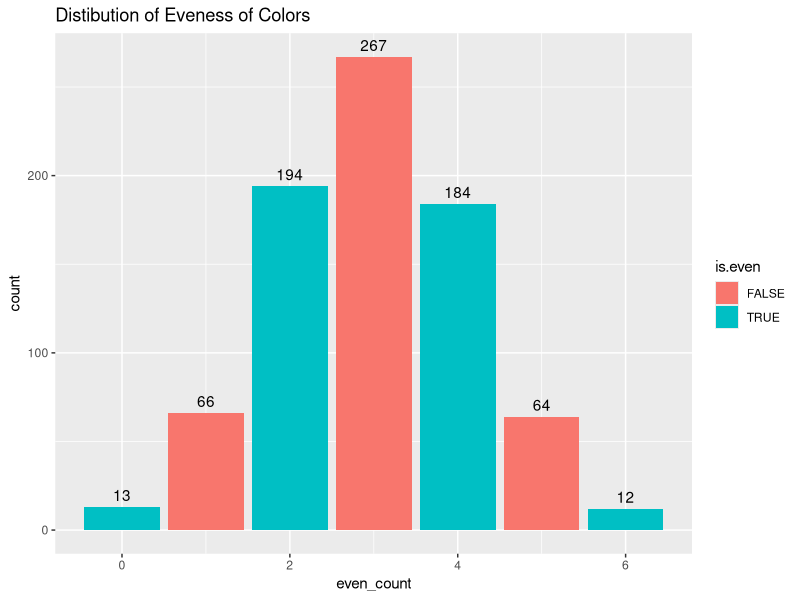
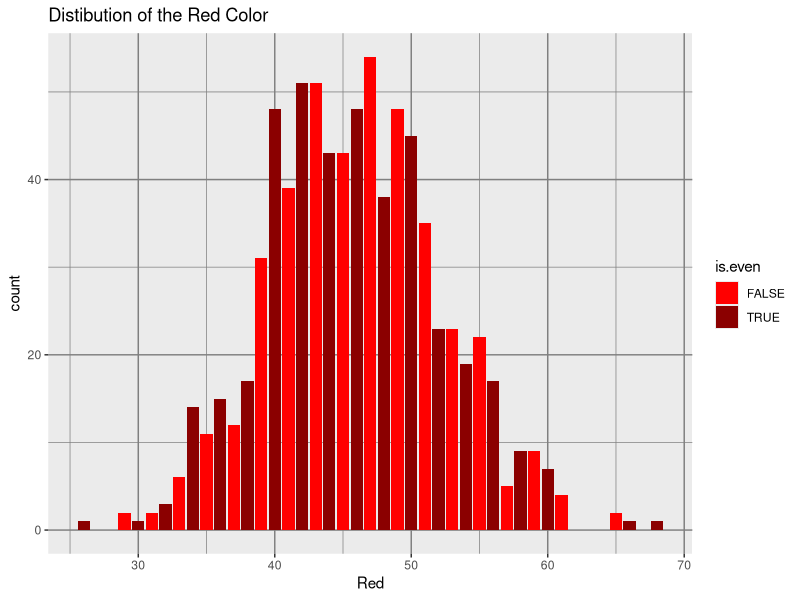
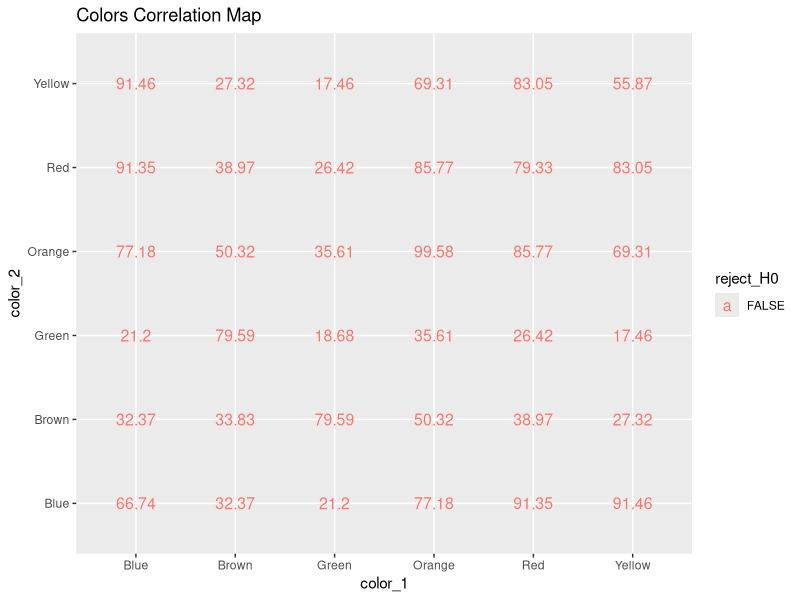
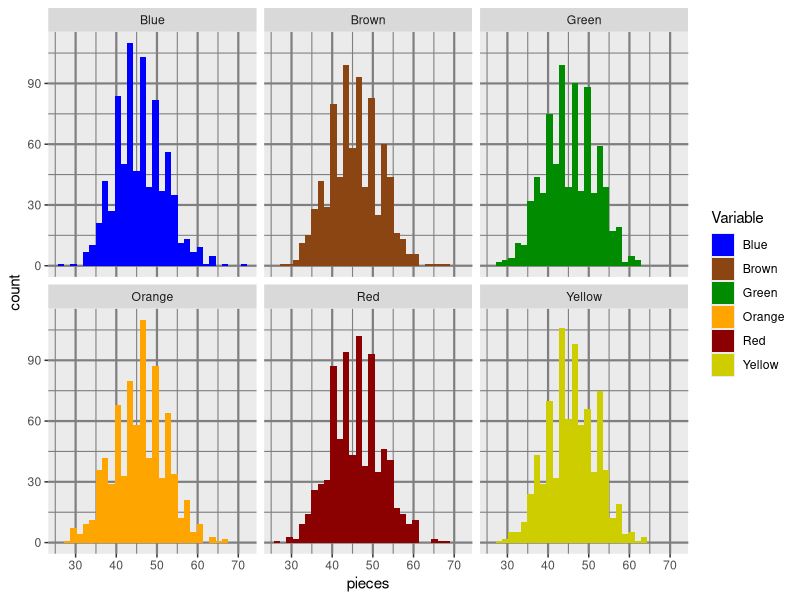
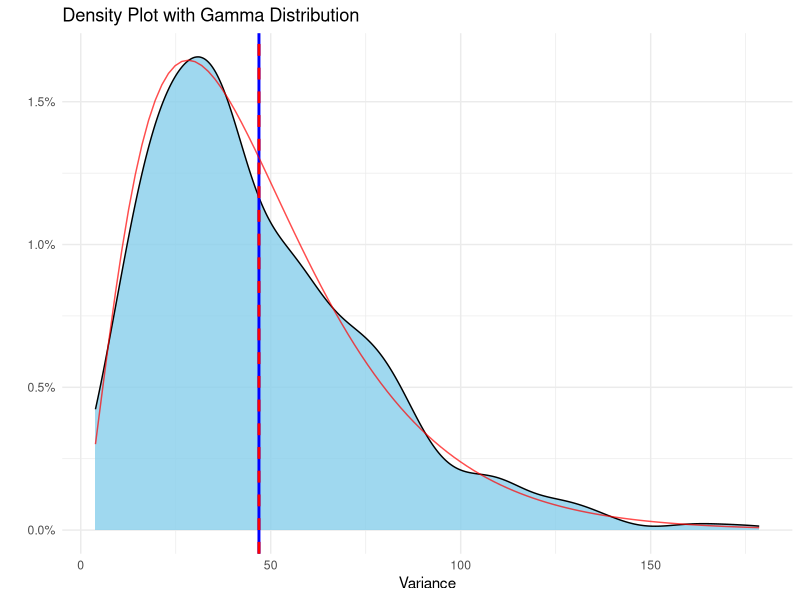
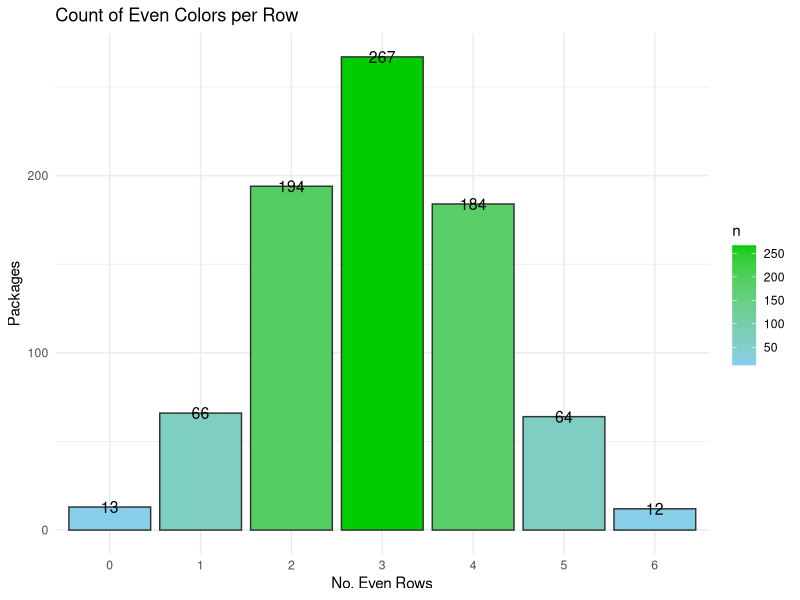
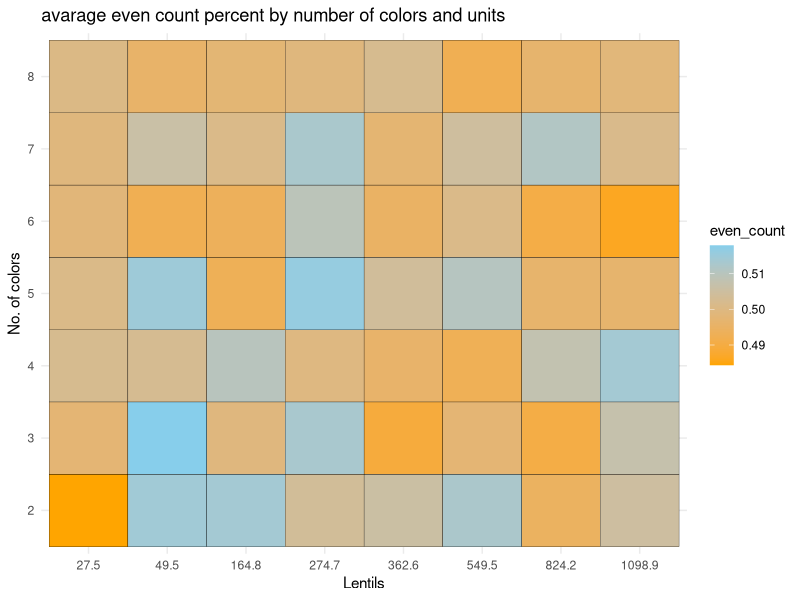
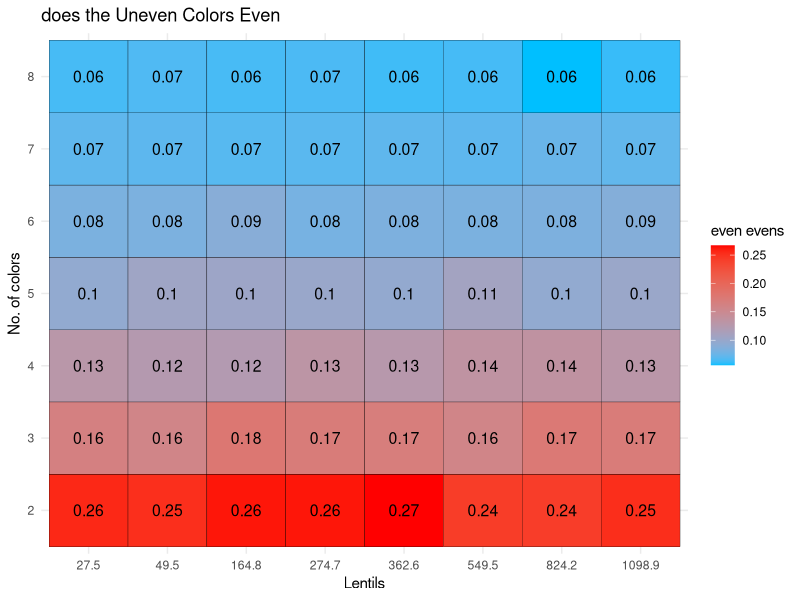

Source code (R) for these figures, in order:
## ---- chunk 1
library(tidyverse)
library(MASS) #calculate distribution parameters
library(scales)
## ---- chunk 2
#parameters
n<- 800            #numbers of bags per sample
n_color<- 6         #unique colors of M&M
gram<- 0.91         #weight of one M&M
bag_g<- 250         #common weight of M&M package
n_unit<- bag_g/gram #M&M per packagenm,
av_per_color= n_unit/n_color
paste0("The avarage number of lentils per color is ", round(av_per_color,2))
## ---- chunk 3
Create_bag<- function(x,tx) #create bag using sample vector
  {
  x<- floor(x)+sample(0:1,1)
  res<- matrix(nrow = 1, ncol = tx)
  colnames(res)<- 1:tx
  S_res<- sample(tx,x,replace = T)
  while(sum(table(S_res)>x))
  {S_res<- S_res[-1]}
  for (i in 1:tx) {
    res[,i] <- sum(S_res==i)
    }
  res}

sample_MnM<-function(n,x_units,t_colors) #create n bag using sample vector
  {
  res<- matrix(nrow = n, ncol = t_colors)
  for (i in 1:n)
    {res[i,]<- Create_bag(x= x_units,tx=t_colors)}
  res}
## ---- chunk 4
#example
print("One bag:")
Create_bag(100,6)
print("3 bags:")
sample_MnM(3,10,6) %>% 
   `colnames<-`(c(1:6)) %>% 
   `rownames<-`(c("Bag_1","Bag_2","Bag_3")) %>% 
   `colnames<-`(c("Red","Blue","Green", "Orange", "Yellow", "Brown"))
## ---- chunk 5
MnM_sample<- sample_MnM(n,n_unit,n_color) %>% 
     `colnames<-`(c("Red","Blue","Green", "Orange", "Yellow", "Brown"))

MnM_sample<-
  MnM_sample %>% as_data_frame() %>% 
  mutate(even_count= rowSums(across(everything()  , ~ .x %% 2 == 0)), #how many evens colors there are
         even_evens= rowSums(across(c(1:6), ~ .x %% 2 == 1)) %% 2 ==0, #are the uneven colors even
         low_col=    rowSums(across(c(1:6), ~ .x <= 0.66*av_per_color)),
         Variance=    apply(across(c(1:6)), 1, var), #var of candy per color/ type
         min=        apply(across(c(1:6)),1,FUN = min), # lowest value in color
         all_even=   rowSums(across(c(1:n_color)  , ~ .x %% 2 == 0))== n_color)


MnM_sample %>% head(6)

## ---- chunk 6
print("summary of all colors Distibution:")  #summary of all colors

rbind(
MnM_sample$Red %>% summary(),
MnM_sample$Blue %>% summary(),
MnM_sample$Green %>% summary(),
MnM_sample$Orange %>% summary(),
MnM_sample$Yellow %>% summary(),
MnM_sample$Brown %>% summary()
) %>% as.data.frame() %>% cbind(sapply(MnM_sample[,1:6],var,na.rm=1)) %>% 
  rename("Var" ="sapply(MnM_sample[, 1:6], var, na.rm = 1)")

MnM_sample %>%
  mutate(is.even = even_count %%2 ==0) %>% 
  ggplot(aes(x= even_count, fill= is.even))+
  geom_bar()+
    geom_text(
    stat = "count",
    aes(label = ..count..),vjust = -0.5
  )+labs(title="Distibution of Eveness of Colors")

MnM_sample %>%
  mutate(is.even = Red %%2 ==0) %>% 
  ggplot(aes(x= Red, fill= is.even))+
  scale_fill_manual(values = c("red", "red4"))+
  geom_bar()+labs(title="Distibution of the Red Color")+
  theme(panel.grid = element_line(color = "gray50"))
## ---- chunk 7
#test mu is av_per_color
check_mean_hypothesis <- function(data, column_name, X)
  {
  test_result <- t.test(data[[column_name]], mu = X)
  test_result$p.value
}

columns_to_test <- colnames(MnM_sample[,1:6])
test_results <- sapply(columns_to_test, function(col) {
  check_mean_hypothesis(MnM_sample, col, av_per_color)
})

percent(test_results)
## ---- chunk 8
check_mean_hypothesis <- function(data, column_name, X) {
  t.test(data[[column_name]], mu = X)$p.value}

check_two_sample_t_test <- function(data, col1, col2) {
  t.test(data[[col1]], data[[col2]])$p.value}

columns_to_test <- colnames(MnM_sample[,1:6])
num_cols <- length(columns_to_test)
p_value_matrix <- matrix(NA, nrow = num_cols, ncol = num_cols, dimnames = list(columns_to_test, columns_to_test))
for (i in 1:num_cols) {
  for (j in 1:num_cols) {
    if (i == j) { #diagonal test of mu
      p_value_matrix[i, j] <- check_mean_hypothesis(MnM_sample, columns_to_test[i], av_per_color)
    } else { # 2 sample t.test
      p_value_matrix[i, j] <- check_two_sample_t_test(MnM_sample, columns_to_test[i], columns_to_test[j])
    }
  }
}

round(as.data.frame(p_value_matrix),4) %>%
  mutate(color_1= rownames(p_value_matrix)) %>% 
  pivot_longer(cols = 1:6, names_to = "color_2", values_to = "t_test") %>% 
  mutate(reject_H0 = t_test<= 0.05) %>% 
  ggplot(aes(x= color_1, y= color_2))+
  geom_text(aes(label = t_test * 100,, color = reject_H0), size = 4)+
  labs(title="Colors Correlation Map")
## ---- chunk 9
MnM_sample %>%
    pivot_longer(cols = 1:6, names_to = "Variable", values_to = "pieces") %>%
    ggplot(aes(fill=Variable ,x= pieces))+
  geom_histogram(position = "identity")+
    scale_fill_manual(values = c("blue", "chocolate4","green4", "orange","red4", "yellow3"))+
  theme(panel.grid = element_line(color = "grey50",
                                  size = 0.75))+facet_wrap(~Variable)
## ---- chunk 10
gamma_params <- fitdistr(MnM_sample$Variance, "gamma")$estimate
paste0("The parameters of the gamma shaped variance is shape ", round(gamma_params[1],3)," and rate ", round(gamma_params[2],3) )
shape_est <- gamma_params["shape"]
scale_est <- 1 / gamma_params["rate"] #using Scale= 1/Rate

MnM_sample %>% #plot density
  ggplot(aes(x = Variance)) +
  geom_density(fill= "skyblue", alpha= 0.8) +
  geom_vline(xintercept = mean(MnM_sample$Variance), color = "blue", size=1) +
  geom_vline(xintercept = scale_est*shape_est, color = "red", linetype = "dashed", size=1) +
  stat_function(fun = dgamma, args = list(shape = shape_est, scale = scale_est), 
                color = "red", alpha= 0.7) +
  labs(title = "Density Plot with Gamma Distribution",
       x = "Variance",
       y = "") +
  scale_y_continuous(label=scales::label_percent(.1)) + 
  theme_minimal()
## ---- chunk 11
MnM_sample %>%
  select_(1,2,3,4,5,6) %>%
  mutate(count_even = rowSums(across(1:n_color, ~ .x %% 2 == 0))) %>%
  count(count_even) %>%
  ggplot(aes(x = factor(count_even), y = n, fill = n)) +  # make x categorical
  geom_bar(stat = "identity", color= "grey20") +
  scale_fill_gradient(low = "skyblue", high = "green3") +
  labs(
    title = "Count of Even Colors per Row",
    x = "No. Even Rows",
    y = "Packages"
  )+
    geom_text(aes(label = n), color = "black", size = 4)+
  theme_minimal()
## ---- chunk 12
mega_snack<- function(nn,n_unit,n_color)
  {
  m_sample<- length(n_unit)*length(n_color)
  nul_mat= matrix(nrow = m_sample, ncol = 6)
  res<- cbind(rep(n_unit,length(n_color)),
              sort(rep(n_color,length(n_unit))),
              nul_mat)
    colnames(res)<- c("n_unit", "n_color", "even_count", "even_evens",
                    "var_col","all_even","low_color","smallest_col")
    for (i in 1:(dim(res)[1]))
  {
    low_color<- 0.666*res[i,1]/(res[i,2])
    small_sample<- sample_MnM(nn,res[i,1],res[i,2])%>%
      as_data_frame() %>% 
      mutate(even_count= rowSums(across(everything()  , ~ .x %% 2 == 0))/res[i,2],
             #how many evens colors there are
             even_evens= (rowSums(across(c(1:n_color)  , ~ .x %% 2 == 1)) %% 2 ==0)/res[i,2],
             #are the uneven colors even
             var_col=     apply(across(c(1:n_color)), 1, var),
             #var of candy per color/ type
             smallest_col=apply(across(c(1:n_color)), 1, min),
             #lowest value in color
             #all_even=    rowSums(across(c(1:n_color), ~ .x %% 2 == 0)) >= res[i,2],
             all_even=    even_count >= 1,
             low_color=   rowSums(across(c(1:n_color), ~ .x <= low_color ))>=1
            )
    #return(small_sample)
    res[i,3:8]<- c(
      mean(small_sample$even_count),
      mean(small_sample$even_evens),
      mean(small_sample$var_col),
      mean(small_sample$all_even,  na.rm = T),
      mean(small_sample$low_color),
      min(small_sample$smallest_col))
      }

  res %>% as.data.frame()
}
## ---- chunk 13
color_op<- 2:8
grams_op<- c(25,45,150,250,330,500,750,1000)
n_unit_op<- grams_op/gram
nn=800
## ---- chunk 14
mega_snack_1<-
  mega_snack(nn,n_unit_op,color_op) %>%
  mutate(n_unit= round(n_unit,1))
mega_snack_1 %>% sample_n(5)
## ---- chunk 15
mega_snack_1 %>%
  ggplot(aes(x = factor((round( n_unit,1) )), y = factor(n_color ), fill = even_count)) +
  geom_tile(color= "black") +
  scale_fill_gradient(low = "orange", high = "skyblue")+
  labs(title = "avarage even count percent by number of colors and units",
       x = "Lentils",
       y = "No. of colors",
       fill = "even_count") +
  guides(colour= "none")+
  theme_minimal()
## ---- chunk 16
mega_snack_1 %>%
  ggplot(aes(x = factor((round( n_unit,1) )), y = factor(n_color ), fill = even_evens )) +
  geom_tile(color= "black") +
  scale_fill_gradient(low = "deepskyblue", high = "red")+
  labs(title = "does the Uneven Colors Even",
       x = "Lentils",
       y = "No. of colors",
       fill = "even evens") +
  geom_text(aes(label = round(even_evens,2)), color = "black", size = 4)+
  theme_minimal()
## ---- chunk 17
Heatmap_all_evens<-
  mega_snack_1 %>%
  ggplot(aes(x = as.factor(round( n_unit,1) ), y = n_color , color = all_even)) +
  geom_point(size = 8 ) +
  scale_color_gradient(low = "yellow", high = "darkolivegreen3")+
  labs(title = "Were all Colors Evens",
       x = "Lentils",
       y = "No. of colors",
       color = "all_even") +
        geom_text(aes(label = sprintf("%.1f%%", all_even * 100)), color = "black", size = 4)+
    guides(size= "none")+
  theme_bw()

ggsave(Heatmap_all_evens, 
       filename = "Heatmap_all_evens.png",
       height = 4, width = 5, units = "in")
  guides(colour= "none")

Heatmap_all_evens
## ---- chunk 18
mega_snack_1 %>%
  ggplot(aes(x = factor(round(n_unit, 1)), y = n_color, fill = low_color))+
  geom_tile(color = "white") +
    geom_text(aes(label = sprintf("%.2f%%", low_color * 100)), color = "black", size = 4)+
  scale_fill_gradient(low = "darkolivegreen3", high = "red3",labels = scales::percent)+
  labs(title = "Chance of Less Than 66% Color in Package",
       x = "Lentils",
       y = "No. of colors",
       fill = "low color")+
  theme_minimal()
## ---- chunk 19
mega_snack_1 %>% 
  select_(1,2,8) %>% 
  mutate(smallest_to_mu= smallest_col*n_color/n_unit) %>%
   ggplot(aes(x = factor(round(n_unit, 1)), y = n_color, fill = smallest_to_mu))+
  geom_tile(color = "white") +
    geom_text(aes(label = sprintf("%.1f%%", smallest_to_mu * 100)), color = "black", size = 4)+
  scale_fill_gradient(low = "red3", high = "darkolivegreen3",labels = scales::percent)+
  labs(title = "Smallest Color as Percent of Expected Value",
       x = "Lentils",
       y = "No. of colors",
       fill = "% of Expected Value")+
  theme_bw()
## ---- chunk 20
mega_snack_open<- function(nn,n_unit,n_color)
  {
  m_sample<- nn*length(n_unit)*length(n_color)
  nul_mat= matrix(nrow = m_sample, ncol = 2)
  res<- cbind(rep(n_unit,nn*length(n_color)),
         sort(rep(n_color,nn*length(n_unit))),
              nul_mat)
  for (i in 1:(dim(res)[1]))
  {
    low_color<- 0.666*res[i,1]/(res[i,2])
    small_sample<- Create_bag(res[i,1],res[i,2])%>%
      as_data_frame() %>% 
      mutate(even_count= rowSums(across(everything()  , ~ .x %% 2 == 0))/res[i,2],
             all_even=   rowSums(across(c(1:n_color)  , ~ .x %% 2 == 0))== res[i,2],
            )
    res[i,3]<- mean(small_sample$even_count)
    res[i,4]<- mean(small_sample$all_even)
      }
  colnames(res)<- c("n_unit", "n_color", "even_count","all_even")
  res %>% as.data.frame()
  }

mega_snack_2<- mega_snack_open(15,n_unit_op,color_op) %>% 
  mutate(color_No2= n_color %%2 == 0) #check if the number of colors is even
lm_color<- lm(mega_snack_2$even_count~ mega_snack_2$n_color +mega_snack_2$n_unit)
lm_color %>% summary()


lm_color_all<- lm(mega_snack_2$all_even~ mega_snack_2$n_color +mega_snack_2$n_unit+ mega_snack_2$color_No2)
lm_color_all %>% summary()
